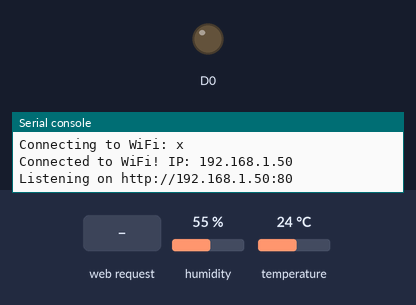
Bench run of a program on a simulated CircuitPython board. On the bench: output pins drawn as LEDs (lit = HIGH), the last lines printed to the serial console. Inputs (shaded band) come from the test bench; at power-on: humidity 55 %, temperature 24 °C. Values from a settings file that is not in the repository are placeholders.

Above: at 2.7 s.
2.8 s: HTTP request GET /?led=toggle received
At 3.9 s:
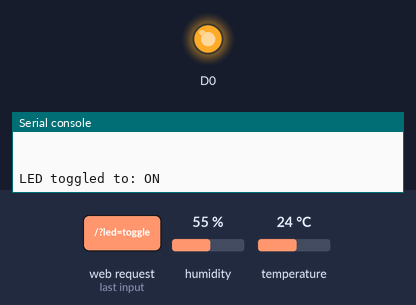
4.3 s: HTTP request GET / received
Timing chart, 0 to 7.3 s (numbered marks = the images above; inputs shaded):
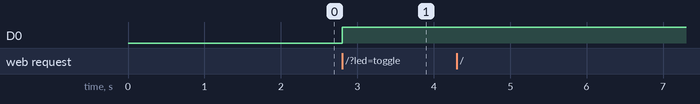

Measured:
- after the input at 2.8 s, D0: LOW → HIGH at once

The program:

26httpserver_dht22_controlLED.py
```python
"""
HTTP Server using CircuitPython on Raspberry Pi Pico W
    - Read DHT22 Sensor
    - Need to toggle REFRESH button for new data
    - Control LED (Toggle Button)

Additional libraries
  https://circuitpython.org/libraries
  - adafruit_dht.mpy
"""

import board
import digitalio
import adafruit_dht
import wifi
import socketpool
import time
import os

# Default settings
DHT_PIN_NAME = "GP4"
LED_PIN_NAME = "GP0"  # LED on Pico W
SERVER_PORT = 80

# WiFi credentials
WIFI_SSID = os.getenv("WIFI_SSID")
WIFI_PASSWORD = os.getenv("WIFI_PASSWORD")

# WiFi setup
print(f"Connecting to WiFi: {WIFI_SSID}")
try:
    wifi.radio.connect(WIFI_SSID, WIFI_PASSWORD)
    print(f"Connected to WiFi! IP: {wifi.radio.ipv4_address}")
except Exception as e:
    print(f"WiFi connection error: {e}")
    time.sleep(5)
    raise

# DHT22 setup
dht_pin = getattr(board, DHT_PIN_NAME)
dht_device = adafruit_dht.DHT22(dht_pin)

# LED setup
led_pin = getattr(board, LED_PIN_NAME)
led = digitalio.DigitalInOut(led_pin)
led.direction = digitalio.Direction.OUTPUT
led_state = False  # Initial state: OFF

# HTTP server setup
pool = socketpool.SocketPool(wifi.radio)
server = pool.socket(pool.AF_INET, pool.SOCK_STREAM)
server.bind(('0.0.0.0', SERVER_PORT))
server.listen(1)
print(f"Listening on http://{wifi.radio.ipv4_address}:{SERVER_PORT}")

def get_sensor_data():
    try:
        temperature = dht_device.temperature
        humidity = dht_device.humidity
        return temperature, humidity
    except Exception as e:
        print("Sensor error:", e)
        return None, None

def build_html(temp, hum, led_on):
    led_status = "ON" if led_on else "OFF"
    led_button_text = "Turn OFF" if led_on else "Turn ON"

    html = f"""<!DOCTYPE html>
<html>
<head>
    <title>Pico W DHT22 Monitor</title>
    <meta name="viewport" content="width=device-width, initial-scale=1">
    <style>
        body {{ font-family: Arial, sans-serif; margin: 20px; }}
        .container {{ max-width: 600px; margin: 0 auto; }}
        .reading {{ font-size: 1.2em; margin: 10px 0; }}
        button {{ padding: 10px 15px; background-color: #4CAF50; color: white;
                 border: none; border-radius: 4px; cursor: pointer; margin-right: 10px; }}
        button:hover {{ background-color: #45a049; }}
        .led-on {{ background-color: #4CAF50; }}
        .led-off {{ background-color: #f44336; }}
    </style>
</head>
<body>
<center>
    <div class="container">
        <h1>Pico W DHT22 Sensor</h1>
        <div class="reading">Temperature: <strong>{temp if temp is not None else 'Error'} &deg;C</strong></div>
        <div class="reading">Humidity: <strong>{hum if hum is not None else 'Error'} %</strong></div>
        <div class="reading">LED Status: <strong>{led_status}</strong></div>
        <form method="GET" style="margin-top: 20px;">
            <button type="submit" name="led" value="toggle" class="led-{'on' if led_on else 'off'}">{led_button_text}</button>
            <button type="submit">Refresh Data</button>
        </form>
    </div>
</center>
</body>
</html>"""
    return html

while True:
    client = None
    try:
        client, addr = server.accept()
        print("Client connected from", addr)

        # Set a timeout to prevent indefinite blocking
        client.settimeout(10.0)

        # Use recv_into instead of recv
        request = bytearray(1024)
        request_length = client.recv_into(request, 1024)
        request_text = request[:request_length].decode('utf-8')
        print("Request:", request_text)

        # Check if LED toggle was requested
        if "GET /?led=toggle" in request_text:
            led_state = not led_state
            led.value = led_state
            print(f"LED toggled to: {'ON' if led_state else 'OFF'}")

        temp, hum = get_sensor_data()
        html = build_html(temp, hum, led_state)
        response = "HTTP/1.1 200 OK\r\nContent-Type: text/html\r\n\r\n" + html

        client.send(response.encode('utf-8'))

    except Exception as e:
        print("Error:", e)
        time.sleep(1)
    finally:
        if client:
            client.close()
```
